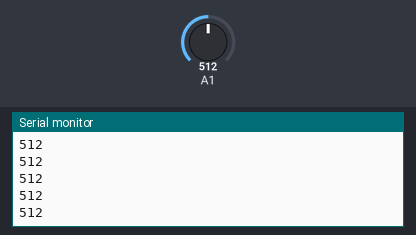
Bench run of a sketch on a simulated Arduino Uno, built with avr-gcc and run on an emulated ATmega328P. On the bench: the last lines printed to the serial monitor. The inputs (shaded band) are chosen by the test bench; at power-on: A1 = 512. No radio packets arrive unless stated.

Above: at 1.2 s.
1.3 s: A1 set to 716
At 2.4 s:
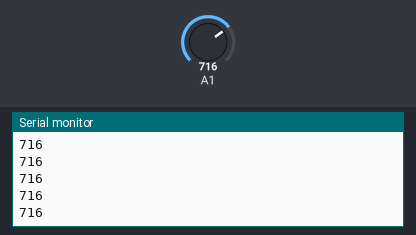
2.8 s: A1 set to 900
At 3.7 s:
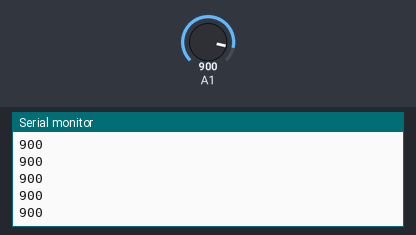
Timing chart, 0 to 5.8 s (numbered marks = the images above; inputs shaded):
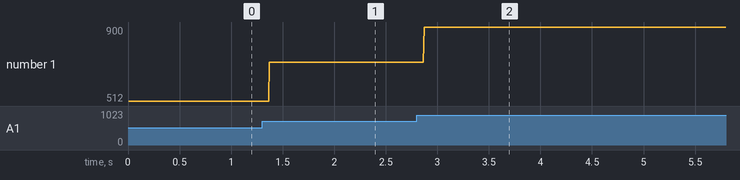

The sketch:

Transmitter.ino
```cpp
#include <SPI.h>
#include <RF24.h>
#include <nRF24L01.h>

int potval;
int spos;
RF24 radio(7,8); //CNS,CE

const byte address[6] = "00001";

void setup() {
  // put your setup code here, to run once:
  radio.begin();
  radio.openWritingPipe(address);
  radio.setPALevel(RF24_PA_MIN);
  radio.stopListening();
  Serial.begin(9600);
  pinMode(A1,INPUT);
}

void loop() {
  // put your main code here, to run repeatedly:
  potval = analogRead(A1);
  Serial.println(potval);
  radio.write(&potval, sizeof(potval));

}
```

Measured:
- after the input at 1.3 s, the serial monitor: prints a new line after 0.07 s (image 1)
- after the input at 2.8 s, the serial monitor: prints a new line after 0.07 s (image 2)
- plotted number 1: 512 → 716 after the input at 1.3 s, 716 → 900 after the input at 2.8 s
